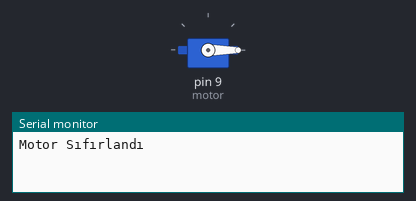
Recording of a sketch running on a simulated Arduino Uno, built with avr-gcc and run on an emulated ATmega328P. On the bench: servo, the last lines printed to the serial monitor.

Above: at 0.05 s.
At 19.95 s:
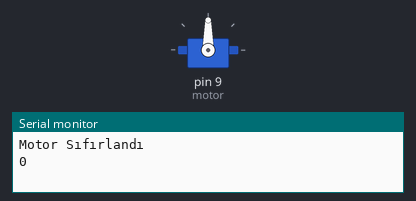
Timing chart, 0 to 26.0 s (numbered marks = the images above):
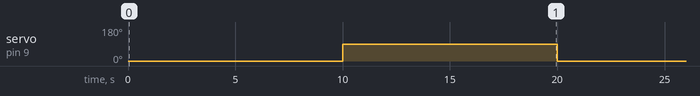

Measured:
- by itself, servo on pin 9 (motor): alternates 90° for 10.0 s and 0° for 10.0 s

The sketch:

Servosurucu_program_copy_20240222143159_copy_20240222150043.ino
```cpp
#include<Servo.h>

Servo motor;


int pod=0;
void setup() {
  // put your setup code here, to run once:
  Serial.begin(9600);
  motor.attach(9);
  motor.write(0);
  Serial.println("Motor Sıfırlandı");

}

void loop()
{
delay(10000);
int rd= motor.read();
Serial.println(rd);
if(rd==0){
 motor.write(90);
}
else{
  motor.write(0);
}


}
```
